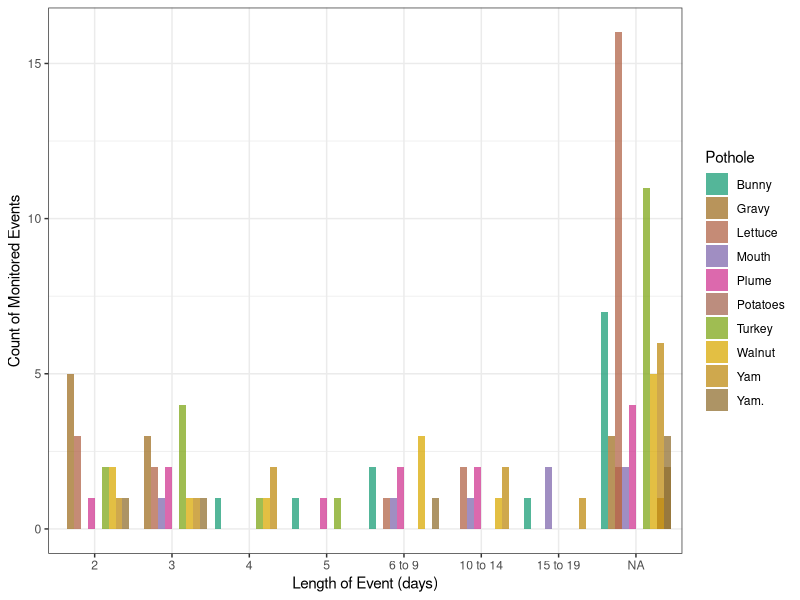
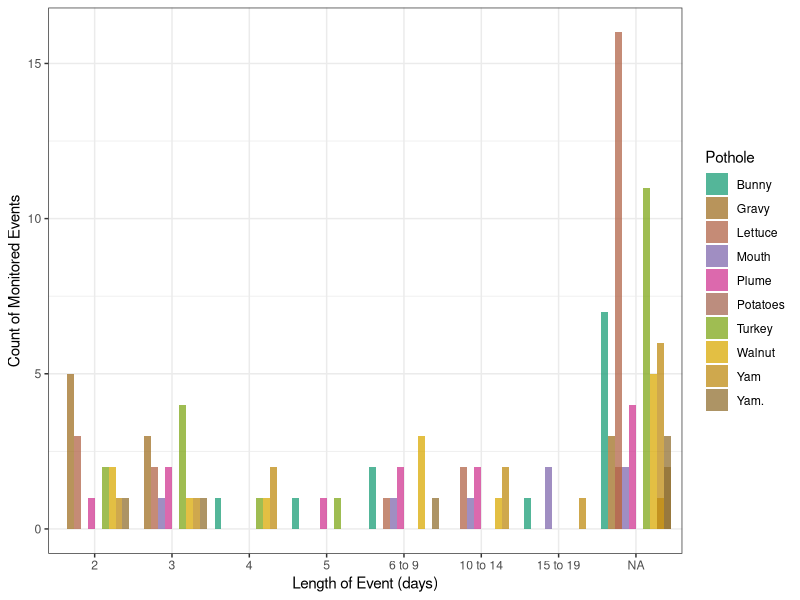

Write the R code that produced these figures, in order.
## ---- chunk 1
knitr::opts_chunk$set(echo = TRUE)
## ---- chunk 2
library(tidyr)
library(dplyr)
library(ggplot2)
library(ggpubr)
library(RColorBrewer)
## ---- chunk 3
events <- read.csv(file = "./data/events.csv",  header=T, sep=",")
events$Days <- factor(events$Days, levels=c("1", "2", "3", "4", "5",
                                            "6 to 9", "10 to 14", "15 to 19", "20-50", "50+"))

names(events)[11] <- "Yam"

events2 <- events %>%
  gather("Pothole", "Count", 2:11)

## ---- chunk 4
mycolors <- colorRampPalette(brewer.pal(8, "Dark2"))(11)


Fig2 <- ggplot(events2, aes(x = Days, y=Count, fill=Pothole))+
  geom_bar(stat="identity", position="dodge", alpha=0.75)+
  theme_bw(base_size = 11)+
  scale_fill_manual(values=mycolors)+
  labs(
    x="Length of Event (days)",
    y="Count of Monitored Events"
  )

Fig2
## ---- chunk 5
png("02_events.png", width = 190, height = 90, units = "mm",res = 300)
Fig2
dev.off()
